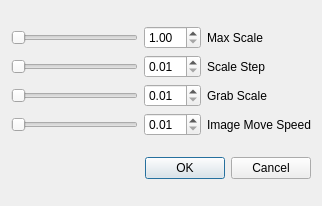
<?xml version="1.0" encoding="UTF-8"?>
<ui version="4.0">
 <class>CustomizeViewDialog</class>
 <widget class="QDialog" name="CustomizeViewDialog">
  <property name="geometry">
   <rect>
    <x>0</x>
    <y>0</y>
    <width>322</width>
    <height>206</height>
   </rect>
  </property>
  <property name="windowTitle">
   <string>View Settings</string>
  </property>
  <layout class="QVBoxLayout" name="verticalLayout">
   <item>
    <layout class="QGridLayout" name="gridLayout">
     <item row="0" column="0">
      <layout class="QHBoxLayout" name="horizontalLayout">
       <item>
        <widget class="QSlider" name="maxScaleSlider">
         <property name="minimum">
          <number>0</number>
         </property>
         <property name="maximum">
          <number>100</number>
         </property>
         <property name="orientation">
          <enum>Qt::Horizontal</enum>
         </property>
        </widget>
       </item>
       <item>
        <widget class="QDoubleSpinBox" name="maxScaleSpinBox">
         <property name="minimum">
          <double>1.000000000000000</double>
         </property>
         <property name="maximum">
          <double>20.000000000000000</double>
         </property>
         <property name="singleStep">
          <double>1.000000000000000</double>
         </property>
        </widget>
       </item>
      </layout>
     </item>
     <item row="0" column="1">
      <widget class="QLabel" name="maxScaleLabel">
       <property name="minimumSize">
        <size>
         <width>46</width>
         <height>0</height>
        </size>
       </property>
       <property name="toolTip">
        <string>Max allowed scale</string>
       </property>
       <property name="text">
        <string>Max Scale</string>
       </property>
      </widget>
     </item>
     <item row="1" column="0">
      <layout class="QHBoxLayout" name="horizontalLayout_2">
       <item>
        <widget class="QSlider" name="scaleStepSlider">
         <property name="toolTip">
          <string>Default scale step</string>
         </property>
         <property name="minimum">
          <number>0</number>
         </property>
         <property name="maximum">
          <number>100</number>
         </property>
         <property name="orientation">
          <enum>Qt::Horizontal</enum>
         </property>
        </widget>
       </item>
       <item>
        <widget class="QDoubleSpinBox" name="scaleStepSpinBox">
         <property name="toolTip">
          <string>Default scale step</string>
         </property>
         <property name="minimum">
          <double>0.010000000000000</double>
         </property>
         <property name="singleStep">
          <double>0.100000000000000</double>
         </property>
        </widget>
       </item>
      </layout>
     </item>
     <item row="1" column="1">
      <widget class="QLabel" name="scaleStepLabel">
       <property name="minimumSize">
        <size>
         <width>46</width>
         <height>0</height>
        </size>
       </property>
       <property name="toolTip">
        <string>Default scale step</string>
       </property>
       <property name="text">
        <string>Scale Step</string>
       </property>
      </widget>
     </item>
     <item row="2" column="0">
      <layout class="QHBoxLayout" name="horizontalLayout_3">
       <item>
        <widget class="QSlider" name="grabScaleSlider">
         <property name="toolTip">
          <string>Scale when in scale grab mode</string>
         </property>
         <property name="minimum">
          <number>0</number>
         </property>
         <property name="maximum">
          <number>100</number>
         </property>
         <property name="orientation">
          <enum>Qt::Horizontal</enum>
         </property>
        </widget>
       </item>
       <item>
        <widget class="QDoubleSpinBox" name="grabScaleSpinBox">
         <property name="toolTip">
          <string>Scale when in scale grab mode</string>
         </property>
         <property name="minimum">
          <double>0.010000000000000</double>
         </property>
         <property name="singleStep">
          <double>0.100000000000000</double>
         </property>
        </widget>
       </item>
      </layout>
     </item>
     <item row="2" column="1">
      <widget class="QLabel" name="grabScaleLabel">
       <property name="minimumSize">
        <size>
         <width>46</width>
         <height>0</height>
        </size>
       </property>
       <property name="toolTip">
        <string>Scale when in scale grab mode</string>
       </property>
       <property name="text">
        <string>Grab Scale</string>
       </property>
      </widget>
     </item>
     <item row="3" column="0">
      <layout class="QHBoxLayout" name="horizontalLayout_4">
       <item>
        <widget class="QSlider" name="grabSpeedSlider">
         <property name="toolTip">
          <string>Grab image and move it.</string>
         </property>
         <property name="minimum">
          <number>0</number>
         </property>
         <property name="maximum">
          <number>100</number>
         </property>
         <property name="orientation">
          <enum>Qt::Horizontal</enum>
         </property>
        </widget>
       </item>
       <item>
        <widget class="QDoubleSpinBox" name="grabSpeedSpinBox">
         <property name="toolTip">
          <string>Grab image and move it.</string>
         </property>
         <property name="minimum">
          <double>0.010000000000000</double>
         </property>
         <property name="maximum">
          <double>10.000000000000000</double>
         </property>
         <property name="singleStep">
          <double>0.500000000000000</double>
         </property>
        </widget>
       </item>
      </layout>
     </item>
     <item row="3" column="1">
      <widget class="QLabel" name="grabSpeedLabel">
       <property name="minimumSize">
        <size>
         <width>46</width>
         <height>0</height>
        </size>
       </property>
       <property name="toolTip">
        <string>Grab image and move it.</string>
       </property>
       <property name="text">
        <string>Image Move Speed</string>
       </property>
      </widget>
     </item>
    </layout>
   </item>
   <item>
    <widget class="QDialogButtonBox" name="buttonBox">
     <property name="orientation">
      <enum>Qt::Horizontal</enum>
     </property>
     <property name="standardButtons">
      <set>QDialogButtonBox::Cancel|QDialogButtonBox::Ok</set>
     </property>
    </widget>
   </item>
  </layout>
 </widget>
 <resources/>
 <connections>
  <connection>
   <sender>buttonBox</sender>
   <signal>accepted()</signal>
   <receiver>CustomizeViewDialog</receiver>
   <slot>accept()</slot>
   <hints>
    <hint type="sourcelabel">
     <x>248</x>
     <y>254</y>
    </hint>
    <hint type="destinationlabel">
     <x>157</x>
     <y>274</y>
    </hint>
   </hints>
  </connection>
  <connection>
   <sender>buttonBox</sender>
   <signal>rejected()</signal>
   <receiver>CustomizeViewDialog</receiver>
   <slot>reject()</slot>
   <hints>
    <hint type="sourcelabel">
     <x>316</x>
     <y>260</y>
    </hint>
    <hint type="destinationlabel">
     <x>286</x>
     <y>274</y>
    </hint>
   </hints>
  </connection>
 </connections>
</ui>
